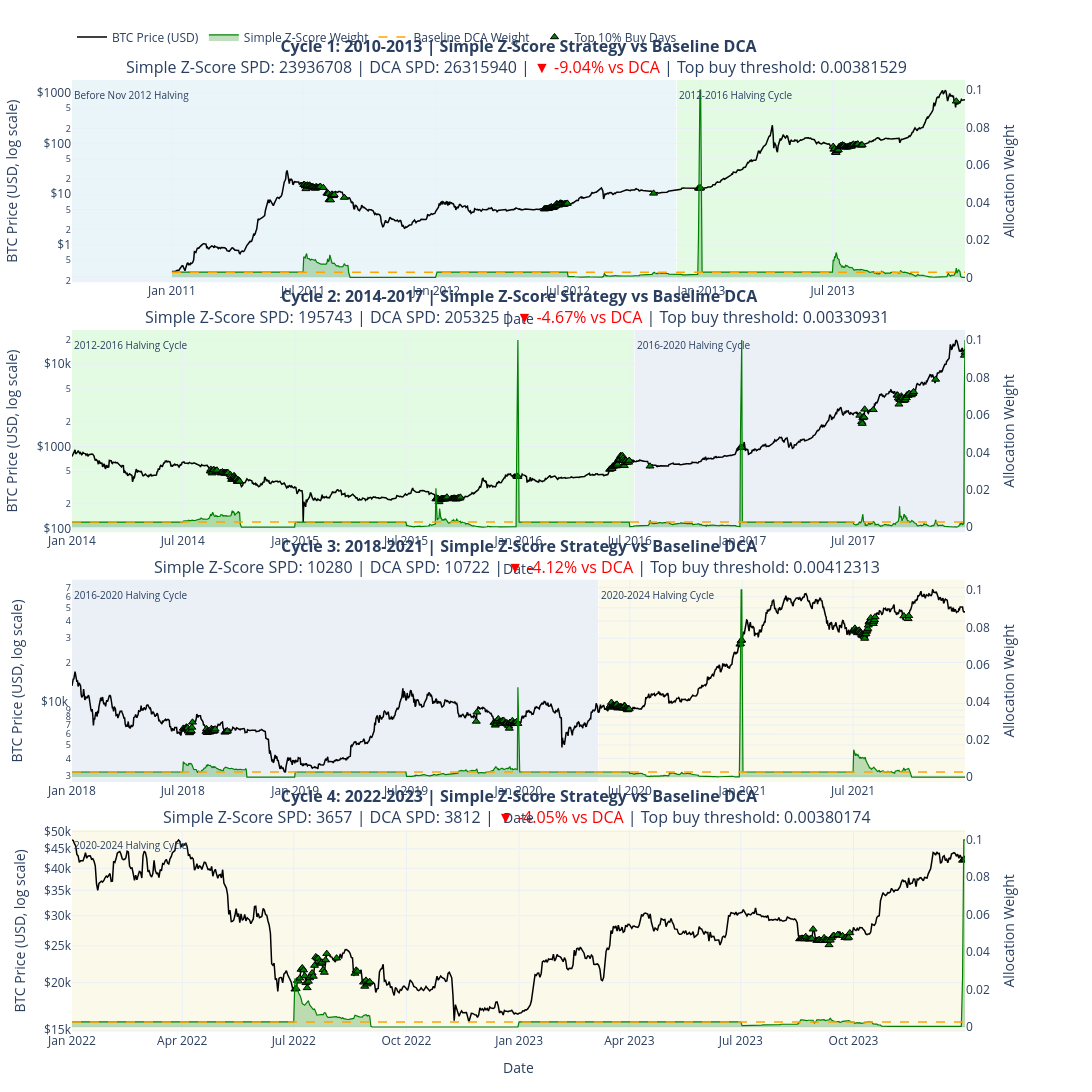

The notebook cell saved with this chart:
### Code cell
cols = plots.StrategyColumns(
    weight="dynamic_weight",
    spd="sats_per_dollar_dynamic",
    sats_accum="sats_accum_dynamic",
)

# Combine all 4 cycles into one DataFrame
combined_plot_df = pd.concat(
    [r["plot_df"] for r in cycle_results.values()]
).sort_values("date").reset_index(drop=True)

# per cycle plots
cycle_plots = plots.plot_strategy_by_cycle(combined_plot_df, cols, "Simple Z-Score")
plt.show()

### Figure 1 — Plotly figure (JSON) as saved in the notebook; plotly's stock layout.template omitted (floating-point values rounded to 4 significant figures; data arrays with more than 128 entries replaced by an {"elided": "..."} marker saying what was removed)
{"data": [{"customdata": {"elided": "1095x6 float values"}, "hovertemplate": "<b>Date</b>: %{x|%Y-%m-%d}<br><b>BTC Price</b>: $%{y:,.2f}<br><b>Simple Z-Score Weight</b>: %{customdata[0]:.8f}<br><b>DCA Weight</b>: %{customdata[1]:.8f}<br><b>Simple Z-Score sats/$</b>: %{customdata[2]:,.2f}<br><b>DCA sats/$</b>: %{customdata[3]:,.2f}<br><b>Simple Z-Score sats accumulated</b>: %{customdata[4]:,.2f}<br><b>DCA sats accumulated</b>: %{customdata[5]:,.2f}<extra></extra>", "line": {"color": "black", "width": 1.5}, "mode": "lines", "name": "BTC Price (USD)", "showlegend": true, "type": "scatter", "x": {"elided": "1095 str values"}, "xaxis": "x", "y": {"elided": "1095 float values"}, "yaxis": "y"}, {"customdata": {"elided": "1095x3 float values"}, "fill": "tozeroy", "fillcolor": "rgba(0,128,0,0.25)", "hovertemplate": "<b>Date</b>: %{x|%Y-%m-%d}<br><b>Simple Z-Score Weight</b>: %{y:.8f}<br><b>BTC Price</b>: $%{customdata[0]:,.2f}<br><b>Simple Z-Score sats/$</b>: %{customdata[1]:,.2f}<br><b>Simple Z-Score sats accumulated</b>: %{customdata[2]:,.2f}<extra></extra>", "line": {"color": "green", "width": 1.2}, "mode": "lines", "name": "Simple Z-Score Weight", "showlegend": true, "type": "scatter", "x": {"elided": "1095 str values"}, "xaxis": "x", "y": {"elided": "1095 float values"}, "yaxis": "y2"}, {"customdata": {"elided": "1095x3 float values"}, "hovertemplate": "<b>Date</b>: %{x|%Y-%m-%d}<br><b>DCA Weight</b>: %{y:.8f}<br><b>BTC Price</b>: $%{customdata[0]:,.2f}<br><b>DCA sats/$</b>: %{customdata[1]:,.2f}<br><b>DCA sats accumulated</b>: %{customdata[2]:,.2f}<extra></extra>", "line": {"color": "orange", "dash": "dash", "width": 1.5}, "mode": "lines", "name": "Baseline DCA Weight", "showlegend": true, "type": "scatter", "x": {"elided": "1095 str values"}, "xaxis": "x", "y": {"elided": "1095 float values"}, "yaxis": "y2"}, {"customdata": [[0.01094], [0.01062], [0.01034], [0.01187], [0.01273], [0.01016], [0.00996], [0.01019], [0.009866], [0.009218], [0.009702], [0.009682], [0.009523], [0.009276], [0.00925], [0.009136], [0.009452], [0.008489], [0.008053], [0.007919], [0.007841], [0.007645], [0.007533], [0.007199], [0.007168], [0.007706], [0.009928], [0.008322], [0.008948], [0.01197], [0.01005], [0.009766], [0.00763], [0.007498], [0.00775], [0.007602], [0.007306], [0.00274], [0.00274], [0.00274], [0.00274], [0.00274], [0.00274], [0.00274], [0.00274], [0.00274], [0.00274], [0.00274], [0.00274], [0.00274], [0.00274], [0.00274], [0.00274], [0.00274], [0.00274], [0.00274], [0.00274], [0.00274], [0.00274], [0.00274], [0.00274], [0.00274], [0.00274], [0.00274], [0.00274], [0.00274], [0.00274], [0.00274], [0.00274], [0.00274], [0.002796], [0.02131], [0.1], [0.1], [0.1], [0.00938], [0.008692], [0.01116], [0.01051], [0.01325], [0.01229], [0.0101], [0.009976], [0.009559], [0.007189], [0.006949], [0.006138], [0.005509], [0.006005], [0.005355], [0.005541], [0.005303], [0.006381], [0.006007], [0.006258], [0.005872], [0.005864], [0.005286], [0.005309], [0.005046], [0.005127], [0.005293], [0.004736], [0.004401], [0.004148], [0.004118], [0.004127], [0.004101], [0.00428], [0.004289], [0.004255], [0.004889]], "hovertemplate": "<b>Top Buy Date</b>: %{x|%Y-%m-%d}<br><b>BTC Price</b>: $%{y:,.2f}<br><b>Simple Z-Score Weight</b>: %{customdata[0]:.8f}<extra></extra>", "marker": {"color": "green", "line": {"color": "black", "width": 1}, "size": 7, "symbol": "triangle-up"}, "mode": "markers", "name": "Top 10% Buy Days", "showlegend": true, "type": "scatter", "x": ["2011-07-02T00:00:00.000000", "2011-07-03T00:00:00.000000", "2011-07-04T00:00:00.000000", "2011-07-05T00:00:00.000000", "2011-07-06T00:00:00.000000", "2011-07-07T00:00:00.000000", "2011-07-08T00:00:00.000000", "2011-07-09T00:00:00.000000", "2011-07-10T00:00:00.000000", "2011-07-11T00:00:00.000000", "2011-07-12T00:00:00.000000", "2011-07-13T00:00:00.000000", "2011-07-14T00:00:00.000000", "2011-07-15T00:00:00.000000", "2011-07-16T00:00:00.000000", "2011-07-17T00:00:00.000000", "2011-07-18T00:00:00.000000", "2011-07-19T00:00:00.000000", "2011-07-20T00:00:00.000000", "2011-07-21T00:00:00.000000", "2011-07-22T00:00:00.000000", "2011-07-23T00:00:00.000000", "2011-07-24T00:00:00.000000", "2011-07-25T00:00:00.000000", "2011-07-29T00:00:00.000000", "2011-08-03T00:00:00.000000", "2011-08-04T00:00:00.000000", "2011-08-05T00:00:00.000000", "2011-08-06T00:00:00.000000", "2011-08-07T00:00:00.000000", "2011-08-08T00:00:00.000000", "2011-08-09T00:00:00.000000", "2011-08-10T00:00:00.000000", "2011-08-11T00:00:00.000000", "2011-08-12T00:00:00.000000", "2011-08-13T00:00:00.000000", "2011-08-27T00:00:00.000000", "2012-05-29T00:00:00.000000", "2012-05-30T00:00:00.000000", "2012-05-31T00:00:00.000000", "2012-06-01T00:00:00.000000", "2012-06-02T00:00:00.000000", "2012-06-03T00:00:00.000000", "2012-06-04T00:00:00.000000", "2012-06-05T00:00:00.000000", "2012-06-06T00:00:00.000000", "2012-06-07T00:00:00.000000", "2012-06-08T00:00:00.000000", "2012-06-09T00:00:00.000000", "2012-06-10T00:00:00.000000", "2012-06-11T00:00:00.000000", "2012-06-12T00:00:00.000000", "2012-06-13T00:00:00.000000", "2012-06-14T00:00:00.000000", "2012-06-15T00:00:00.000000", "2012-06-16T00:00:00.000000", "2012-06-17T00:00:00.000000", "2012-06-18T00:00:00.000000", "2012-06-19T00:00:00.000000", "2012-06-20T00:00:00.000000", "2012-06-21T00:00:00.000000", "2012-06-22T00:00:00.000000", "2012-06-23T00:00:00.000000", "2012-06-24T00:00:00.000000", "2012-06-25T00:00:00.000000", "2012-06-26T00:00:00.000000", "2012-06-27T00:00:00.000000", "2012-06-28T00:00:00.000000", "2012-06-29T00:00:00.000000", "2012-06-30T00:00:00.000000", "2012-10-27T00:00:00.000000", "2012-12-28T00:00:00.000000", "2012-12-29T00:00:00.000000", "2012-12-30T00:00:00.000000", "2012-12-31T00:00:00.000000", "2013-07-02T00:00:00.000000", "2013-07-03T00:00:00.000000", "2013-07-04T00:00:00.000000", "2013-07-05T00:00:00.000000", "2013-07-06T00:00:00.000000", "2013-07-07T00:00:00.000000", "2013-07-08T00:00:00.000000", "2013-07-09T00:00:00.000000", "2013-07-10T00:00:00.000000", "2013-07-11T00:00:00.000000", "2013-07-12T00:00:00.000000", "2013-07-13T00:00:00.000000", "2013-07-14T00:00:00.000000", "2013-07-15T00:00:00.000000", "2013-07-16T00:00:00.000000", "2013-07-17T00:00:00.000000", "2013-07-18T00:00:00.000000", "2013-07-19T00:00:00.000000", "2013-07-20T00:00:00.000000", "2013-07-21T00:00:00.000000", "2013-07-22T00:00:00.000000", "2013-07-23T00:00:00.000000", "2013-07-24T00:00:00.000000", "2013-07-25T00:00:00.000000", "2013-07-26T00:00:00.000000", "2013-07-27T00:00:00.000000", "2013-07-28T00:00:00.000000", "2013-07-29T00:00:00.000000", "2013-07-30T00:00:00.000000", "2013-08-02T00:00:00.000000", "2013-08-03T00:00:00.000000", "2013-08-04T00:00:00.000000", "2013-08-05T00:00:00.000000", "2013-08-09T00:00:00.000000", "2013-08-10T00:00:00.000000", "2013-08-11T00:00:00.000000", "2013-12-19T00:00:00.000000"], "xaxis": "x", "y": [15.53, 15.48, 14.48, 12.8, 14.8, 15.16, 14.35, 14.39, 15.08, 14.37, 14.15, 14.03, 13.93, 13.9, 13.62, 13.34, 13.03, 14.04, 13.69, 13.66, 13.65, 13.64, 13.86, 14.2, 13.51, 10.45, 10.58, 10.27, 7.82, 7.72, 7.74, 9.72, 10.0, 9.47, 9.32, 9.8, 8.63, 5.11, 5.14, 5.17, 5.22, 5.19, 5.19, 5.22, 5.36, 5.41, 5.53, 5.61, 5.48, 5.42, 5.52, 5.71, 5.86, 5.91, 6.42, 6.41, 6.19, 6.06, 6.46, 6.64, 6.64, 6.59, 6.45, 6.4, 6.26, 6.41, 6.49, 6.5, 6.52, 6.61, 10.43, 13.18, 13.11, 13.2, 13.24, 87.75, 77.01, 79.0, 67.14, 66.34, 71.98, 74.4, 75.01, 85.91, 87.4, 88.66, 91.6, 90.03, 93.75, 91.55, 91.03, 85.0, 86.29, 84.94, 85.81, 85.61, 86.88, 88.3, 90.16, 90.1, 88.16, 92.64, 93.39, 96.95, 95.78, 95.53, 96.38, 97.81, 92.72, 93.24, 94.09, 685.3], "yaxis": "y"}, {"customdata": {"elided": "1460x6 float values"}, "hovertemplate": "<b>Date</b>: %{x|%Y-%m-%d}<br><b>BTC Price</b>: $%{y:,.2f}<br><b>Simple Z-Score Weight</b>: %{customdata[0]:.8f}<br><b>DCA Weight</b>: %{customdata[1]:.8f}<br><b>Simple Z-Score sats/$</b>: %{customdata[2]:,.2f}<br><b>DCA sats/$</b>: %{customdata[3]:,.2f}<br><b>Simple Z-Score sats accumulated</b>: %{customdata[4]:,.2f}<br><b>DCA sats accumulated</b>: %{customdata[5]:,.2f}<extra></extra>", "line": {"color": "black", "width": 1.5}, "mode": "lines", "name": "BTC Price (USD)", "showlegend": false, "type": "scatter", "x": {"elided": "1460 str values"}, "xaxis": "x2", "y": {"elided": "1460 float values"}, "yaxis": "y3"}, {"customdata": {"elided": "1460x3 float values"}, "fill": "tozeroy", "fillcolor": "rgba(0,128,0,0.25)", "hovertemplate": "<b>Date</b>: %{x|%Y-%m-%d}<br><b>Simple Z-Score Weight</b>: %{y:.8f}<br><b>BTC Price</b>: $%{customdata[0]:,.2f}<br><b>Simple Z-Score sats/$</b>: %{customdata[1]:,.2f}<br><b>Simple Z-Score sats accumulated</b>: %{customdata[2]:,.2f}<extra></extra>", "line": {"color": "green", "width": 1.2}, "mode": "lines", "name": "Simple Z-Score Weight", "showlegend": false, "type": "scatter", "x": {"elided": "1460 str values"}, "xaxis": "x2", "y": {"elided": "1460 float values"}, "yaxis": "y4"}, {"customdata": {"elided": "1460x3 float values"}, "hovertemplate": "<b>Date</b>: %{x|%Y-%m-%d}<br><b>DCA Weight</b>: %{y:.8f}<br><b>BTC Price</b>: $%{customdata[0]:,.2f}<br><b>DCA sats/$</b>: %{customdata[1]:,.2f}<br><b>DCA sats accumulated</b>: %{customdata[2]:,.2f}<extra></extra>", "line": {"color": "orange", "dash": "dash", "width": 1.5}, "mode": "lines", "name": "Baseline DCA Weight", "showlegend": false, "type": "scatter", "x": {"elided": "1460 str values"}, "xaxis": "x2", "y": {"elided": "1460 float values"}, "yaxis": "y4"}, {"customdata": {"elided": "148x1 float values"}, "hovertemplate": "<b>Top Buy Date</b>: %{x|%Y-%m-%d}<br><b>BTC Price</b>: $%{y:,.2f}<br><b>Simple Z-Score Weight</b>: %{customdata[0]:.8f}<extra></extra>", "marker": {"color": "green", "line": {"color": "black", "width": 1}, "size": 7, "symbol": "triangle-up"}, "mode": "markers", "name": "Top 10% Buy Days", "showlegend": false, "type": "scatter", "x": {"elided": "148 str values"}, "xaxis": "x2", "y": {"elided": "148 float values"}, "yaxis": "y3"}, {"customdata": {"elided": "1460x6 float values"}, "hovertemplate": "<b>Date</b>: %{x|%Y-%m-%d}<br><b>BTC Price</b>: $%{y:,.2f}<br><b>Simple Z-Score Weight</b>: %{customdata[0]:.8f}<br><b>DCA Weight</b>: %{customdata[1]:.8f}<br><b>Simple Z-Score sats/$</b>: %{customdata[2]:,.2f}<br><b>DCA sats/$</b>: %{customdata[3]:,.2f}<br><b>Simple Z-Score sats accumulated</b>: %{customdata[4]:,.2f}<br><b>DCA sats accumulated</b>: %{customdata[5]:,.2f}<extra></extra>", "line": {"color": "black", "width": 1.5}, "mode": "lines", "name": "BTC Price (USD)", "showlegend": false, "type": "scatter", "x": {"elided": "1460 str values"}, "xaxis": "x3", "y": {"elided": "1460 float values"}, "yaxis": "y5"}, {"customdata": {"elided": "1460x3 float values"}, "fill": "tozeroy", "fillcolor": "rgba(0,128,0,0.25)", "hovertemplate": "<b>Date</b>: %{x|%Y-%m-%d}<br><b>Simple Z-Score Weight</b>: %{y:.8f}<br><b>BTC Price</b>: $%{customdata[0]:,.2f}<br><b>Simple Z-Score sats/$</b>: %{customdata[1]:,.2f}<br><b>Simple Z-Score sats accumulated</b>: %{customdata[2]:,.2f}<extra></extra>", "line": {"color": "green", "width": 1.2}, "mode": "lines", "name": "Simple Z-Score Weight", "showlegend": false, "type": "scatter", "x": {"elided": "1460 str values"}, "xaxis": "x3", "y": {"elided": "1460 float values"}, "yaxis": "y6"}, {"customdata": {"elided": "1460x3 float values"}, "hovertemplate": "<b>Date</b>: %{x|%Y-%m-%d}<br><b>DCA Weight</b>: %{y:.8f}<br><b>BTC Price</b>: $%{customdata[0]:,.2f}<br><b>DCA sats/$</b>: %{customdata[1]:,.2f}<br><b>DCA sats accumulated</b>: %{customdata[2]:,.2f}<extra></extra>", "line": {"color": "orange", "dash": "dash", "width": 1.5}, "mode": "lines", "name": "Baseline DCA Weight", "showlegend": false, "type": "scatter", "x": {"elided": "1460 str values"}, "xaxis": "x3", "y": {"elided": "1460 float values"}, "yaxis": "y6"}, {"customdata": {"elided": "148x1 float values"}, "hovertemplate": "<b>Top Buy Date</b>: %{x|%Y-%m-%d}<br><b>BTC Price</b>: $%{y:,.2f}<br><b>Simple Z-Score Weight</b>: %{customdata[0]:.8f}<extra></extra>", "marker": {"color": "green", "line": {"color": "black", "width": 1}, "size": 7, "symbol": "triangle-up"}, "mode": "markers", "name": "Top 10% Buy Days", "showlegend": false, "type": "scatter", "x": {"elided": "148 str values"}, "xaxis": "x3", "y": {"elided": "148 float values"}, "yaxis": "y5"}, {"customdata": {"elided": "730x6 float values"}, "hovertemplate": "<b>Date</b>: %{x|%Y-%m-%d}<br><b>BTC Price</b>: $%{y:,.2f}<br><b>Simple Z-Score Weight</b>: %{customdata[0]:.8f}<br><b>DCA Weight</b>: %{customdata[1]:.8f}<br><b>Simple Z-Score sats/$</b>: %{customdata[2]:,.2f}<br><b>DCA sats/$</b>: %{customdata[3]:,.2f}<br><b>Simple Z-Score sats accumulated</b>: %{customdata[4]:,.2f}<br><b>DCA sats accumulated</b>: %{customdata[5]:,.2f}<extra></extra>", "line": {"color": "black", "width": 1.5}, "mode": "lines", "name": "BTC Price (USD)", "showlegend": false, "type": "scatter", "x": {"elided": "730 str values"}, "xaxis": "x4", "y": {"elided": "730 float values"}, "yaxis": "y7"}, {"customdata": {"elided": "730x3 float values"}, "fill": "tozeroy", "fillcolor": "rgba(0,128,0,0.25)", "hovertemplate": "<b>Date</b>: %{x|%Y-%m-%d}<br><b>Simple Z-Score Weight</b>: %{y:.8f}<br><b>BTC Price</b>: $%{customdata[0]:,.2f}<br><b>Simple Z-Score sats/$</b>: %{customdata[1]:,.2f}<br><b>Simple Z-Score sats accumulated</b>: %{customdata[2]:,.2f}<extra></extra>", "line": {"color": "green", "width": 1.2}, "mode": "lines", "name": "Simple Z-Score Weight", "showlegend": false, "type": "scatter", "x": {"elided": "730 str values"}, "xaxis": "x4", "y": {"elided": "730 float values"}, "yaxis": "y8"}, {"customdata": {"elided": "730x3 float values"}, "hovertemplate": "<b>Date</b>: %{x|%Y-%m-%d}<br><b>DCA Weight</b>: %{y:.8f}<br><b>BTC Price</b>: $%{customdata[0]:,.2f}<br><b>DCA sats/$</b>: %{customdata[1]:,.2f}<br><b>DCA sats accumulated</b>: %{customdata[2]:,.2f}<extra></extra>", "line": {"color": "orange", "dash": "dash", "width": 1.5}, "mode": "lines", "name": "Baseline DCA Weight", "showlegend": false, "type": "scatter", "x": {"elided": "730 str values"}, "xaxis": "x4", "y": {"elided": "730 float values"}, "yaxis": "y8"}, {"customdata": [[0.02598], [0.02397], [0.02196], [0.01798], [0.01708], [0.01526], [0.0125], [0.01209], [0.01163], [0.01245], [0.01346], [0.01406], [0.01184], [0.01086], [0.01005], [0.009283], [0.009553], [0.007423], [0.006353], [0.00643], [0.006353], [0.006653], [0.00674], [0.006513], [0.007615], [0.007485], [0.005828], [0.005585], [0.00627], [0.005927], [0.005574], [0.006205], [0.006281], [0.006611], [0.005889], [0.006183], [0.005896], [0.00325], [0.003818], [0.003766], [0.003645], [0.003694], [0.003766], [0.003365], [0.00361], [0.003711], [0.003752], [0.003656], [0.003621], [0.003802], [0.003928], [0.003846], [0.003723], [0.003898], [0.003902], [0.003916], [0.003388], [0.003737], [0.003742], [0.003803], [0.004629], [0.003765], [0.00333], [0.003041], [0.003038], [0.003041], [0.003025], [0.003348], [0.003303], [0.003377], [0.003222], [0.02624], [0.1], [0.1]], "hovertemplate": "<b>Top Buy Date</b>: %{x|%Y-%m-%d}<br><b>BTC Price</b>: $%{y:,.2f}<br><b>Simple Z-Score Weight</b>: %{customdata[0]:.8f}<extra></extra>", "marker": {"color": "green", "line": {"color": "black", "width": 1}, "size": 7, "symbol": "triangle-up"}, "mode": "markers", "name": "Top 10% Buy Days", "showlegend": false, "type": "scatter", "x": ["2022-07-02T00:00:00.000000", "2022-07-03T00:00:00.000000", "2022-07-04T00:00:00.000000", "2022-07-05T00:00:00.000000", "2022-07-06T00:00:00.000000", "2022-07-07T00:00:00.000000", "2022-07-08T00:00:00.000000", "2022-07-09T00:00:00.000000", "2022-07-10T00:00:00.000000", "2022-07-11T00:00:00.000000", "2022-07-12T00:00:00.000000", "2022-07-13T00:00:00.000000", "2022-07-14T00:00:00.000000", "2022-07-15T00:00:00.000000", "2022-07-16T00:00:00.000000", "2022-07-17T00:00:00.000000", "2022-07-18T00:00:00.000000", "2022-07-19T00:00:00.000000", "2022-07-20T00:00:00.000000", "2022-07-21T00:00:00.000000", "2022-07-22T00:00:00.000000", "2022-07-23T00:00:00.000000", "2022-07-24T00:00:00.000000", "2022-07-25T00:00:00.000000", "2022-07-26T00:00:00.000000", "2022-07-27T00:00:00.000000", "2022-07-28T00:00:00.000000", "2022-08-05T00:00:00.000000", "2022-08-20T00:00:00.000000", "2022-08-21T00:00:00.000000", "2022-08-22T00:00:00.000000", "2022-08-27T00:00:00.000000", "2022-08-28T00:00:00.000000", "2022-08-29T00:00:00.000000", "2022-08-30T00:00:00.000000", "2022-08-31T00:00:00.000000", "2022-09-01T00:00:00.000000", "2023-08-18T00:00:00.000000", "2023-08-19T00:00:00.000000", "2023-08-20T00:00:00.000000", "2023-08-21T00:00:00.000000", "2023-08-22T00:00:00.000000", "2023-08-23T00:00:00.000000", "2023-08-24T00:00:00.000000", "2023-08-25T00:00:00.000000", "2023-08-26T00:00:00.000000", "2023-08-27T00:00:00.000000", "2023-08-28T00:00:00.000000", "2023-08-29T00:00:00.000000", "2023-09-01T00:00:00.000000", "2023-09-02T00:00:00.000000", "2023-09-03T00:00:00.000000", "2023-09-04T00:00:00.000000", "2023-09-05T00:00:00.000000", "2023-09-06T00:00:00.000000", "2023-09-07T00:00:00.000000", "2023-09-08T00:00:00.000000", "2023-09-09T00:00:00.000000", "2023-09-10T00:00:00.000000", "2023-09-11T00:00:00.000000", "2023-09-12T00:00:00.000000", "2023-09-13T00:00:00.000000", "2023-09-14T00:00:00.000000", "2023-09-15T00:00:00.000000", "2023-09-18T00:00:00.000000", "2023-09-22T00:00:00.000000", "2023-09-24T00:00:00.000000", "2023-09-25T00:00:00.000000", "2023-09-26T00:00:00.000000", "2023-09-27T00:00:00.000000", "2023-09-28T00:00:00.000000", "2023-12-29T00:00:00.000000", "2023-12-30T00:00:00.000000", "2023-12-31T00:00:00.000000"], "xaxis": "x4", "y": [19210.0, 19290.0, 20250.0, 20170.0, 20550.0, 21660.0, 21860.0, 21580.0, 20840.0, 19980.0, 19370.0, 20150.0, 20580.0, 20820.0, 21200.0, 20760.0, 22190.0, 23380.0, 23220.0, 23150.0, 22700.0, 22450.0, 22620.0, 21620.0, 21270.0, 22940.0, 23840.0, 23200.0, 21150.0, 21560.0, 21410.0, 20040.0, 19540.0, 20270.0, 19810.0, 20030.0, 20110.0, 26060.0, 26090.0, 26170.0, 26130.0, 26060.0, 26430.0, 26120.0, 26040.0, 26020.0, 26090.0, 26110.0, 27650.0, 25810.0, 25860.0, 25970.0, 25820.0, 25800.0, 25770.0, 26250.0, 25910.0, 25900.0, 25840.0, 25140.0, 25850.0, 26220.0, 26510.0, 26610.0, 26730.0, 26570.0, 26260.0, 26310.0, 26190.0, 26310.0, 27030.0, 41970.0, 42210.0, 42240.0], "yaxis": "y7"}], "layout": {"annotations": [{"font": {"size": 16}, "showarrow": false, "text": "<b>Cycle 1: 2010-2013 | Simple Z-Score Strategy vs Baseline DCA</b><br>Simple Z-Score SPD: 23936708 | DCA SPD: 26315940 | <span style='color:red;'>▼ -9.04% vs DCA</span> | Top buy threshold: 0.00381529 <br>", "x": 0.47, "xanchor": "center", "xref": "paper", "y": 1.0, "yanchor": "bottom", "yref": "paper"}, {"font": {"size": 16}, "showarrow": false, "text": "<b>Cycle 2: 2014-2017 | Simple Z-Score Strategy vs Baseline DCA</b><br>Simple Z-Score SPD: 195743 | DCA SPD: 205325 | <span style='color:red;'>▼ -4.67% vs DCA</span> | Top buy threshold: 0.00330931 <br>", "x": 0.47, "xanchor": "center", "xref": "paper", "y": 0.7375, "yanchor": "bottom", "yref": "paper"}, {"font": {"size": 16}, "showarrow": false, "text": "<b>Cycle 3: 2018-2021 | Simple Z-Score Strategy vs Baseline DCA</b><br>Simple Z-Score SPD: 10280 | DCA SPD: 10722 | <span style='color:red;'>▼ -4.12% vs DCA</span> | Top buy threshold: 0.00412313 <br>", "x": 0.47, "xanchor": "center", "xref": "paper", "y": 0.475, "yanchor": "bottom", "yref": "paper"}, {"font": {"size": 16}, "showarrow": false, "text": "<b>Cycle 4: 2022-2023 | Simple Z-Score Strategy vs Baseline DCA</b><br>Simple Z-Score SPD: 3657 | DCA SPD: 3812 | <span style='color:red;'>▼ -4.05% vs DCA</span> | Top buy threshold: 0.00380174 <br>", "x": 0.47, "xanchor": "center", "xref": "paper", "y": 0.2125, "yanchor": "bottom", "yref": "paper"}, {"font": {"size": 10}, "showarrow": false, "text": "Before Nov 2012 Halving", "x": "2010-08-16T00:00:00", "xanchor": "left", "xref": "x", "y": 0.97, "yanchor": "top", "yref": "y domain"}, {"font": {"size": 10}, "showarrow": false, "text": "2012-2016 Halving Cycle", "x": "2012-11-28T00:00:00", "xanchor": "left", "xref": "x", "y": 0.97, "yanchor": "top", "yref": "y domain"}, {"font": {"size": 10}, "showarrow": false, "text": "2012-2016 Halving Cycle", "x": "2014-01-01T00:00:00", "xanchor": "left", "xref": "x2", "y": 0.97, "yanchor": "top", "yref": "y3 domain"}, {"font": {"size": 10}, "showarrow": false, "text": "2016-2020 Halving Cycle", "x": "2016-07-09T00:00:00", "xanchor": "left", "xref": "x2", "y": 0.97, "yanchor": "top", "yref": "y3 domain"}, {"font": {"size": 10}, "showarrow": false, "text": "2016-2020 Halving Cycle", "x": "2018-01-01T00:00:00", "xanchor": "left", "xref": "x3", "y": 0.97, "yanchor": "top", "yref": "y5 domain"}, {"font": {"size": 10}, "showarrow": false, "text": "2020-2024 Halving Cycle", "x": "2020-05-11T00:00:00", "xanchor": "left", "xref": "x3", "y": 0.97, "yanchor": "top", "yref": "y5 domain"}, {"font": {"size": 10}, "showarrow": false, "text": "2020-2024 Halving Cycle", "x": "2022-01-01T00:00:00", "xanchor": "left", "xref": "x4", "y": 0.97, "yanchor": "top", "yref": "y7 domain"}], "height": 2280, "hovermode": "x unified", "legend": {"orientation": "h", "x": 0, "xanchor": "left", "y": 1.03, "yanchor": "bottom"}, "margin": {"b": 60, "l": 70, "r": 70, "t": 80}, "shapes": [{"fillcolor": "rgba(173, 216, 230, 0.25)", "layer": "below", "line": {"width": 0}, "opacity": 1.0, "type": "rect", "x0": "2010-08-16T00:00:00", "x1": "2012-11-27T00:00:00", "xref": "x", "y0": 0, "y1": 1, "yref": "y domain"}, {"fillcolor": "rgba(144, 238, 144, 0.25)", "layer": "below", "line": {"width": 0}, "opacity": 1.0, "type": "rect", "x0": "2012-11-28T00:00:00", "x1": "2013-12-31T00:00:00", "xref": "x", "y0": 0, "y1": 1, "yref": "y domain"}, {"fillcolor": "rgba(144, 238, 144, 0.25)", "layer": "below", "line": {"width": 0}, "opacity": 1.0, "type": "rect", "x0": "2014-01-01T00:00:00", "x1": "2016-07-08T00:00:00", "xref": "x2", "y0": 0, "y1": 1, "yref": "y3 domain"}, {"fillcolor": "rgba(176, 196, 222, 0.25)", "layer": "below", "line": {"width": 0}, "opacity": 1.0, "type": "rect", "x0": "2016-07-09T00:00:00", "x1": "2017-12-31T00:00:00", "xref": "x2", "y0": 0, "y1": 1, "yref": "y3 domain"}, {"fillcolor": "rgba(176, 196, 222, 0.25)", "layer": "below", "line": {"width": 0}, "opacity": 1.0, "type": "rect", "x0": "2018-01-01T00:00:00", "x1": "2020-05-10T00:00:00", "xref": "x3", "y0": 0, "y1": 1, "yref": "y5 domain"}, {"fillcolor": "rgba(238, 232, 170, 0.25)", "layer": "below", "line": {"width": 0}, "opacity": 1.0, "type": "rect", "x0": "2020-05-11T00:00:00", "x1": "2021-12-31T00:00:00", "xref": "x3", "y0": 0, "y1": 1, "yref": "y5 domain"}, {"fillcolor": "rgba(238, 232, 170, 0.25)", "layer": "below", "line": {"width": 0}, "opacity": 1.0, "type": "rect", "x0": "2022-01-01T00:00:00", "x1": "2023-12-31T00:00:00", "xref": "x4", "y0": 0, "y1": 1, "yref": "y7 domain"}], "width": 1350, "xaxis": {"anchor": "y", "domain": [0.0, 0.94], "range": ["2010-08-16T00:00:00", "2013-12-31T00:00:00"], "showgrid": true, "title": {"text": "Date"}}, "xaxis2": {"anchor": "y3", "domain": [0.0, 0.94], "range": ["2014-01-01T00:00:00", "2017-12-31T00:00:00"], "showgrid": true, "title": {"text": "Date"}}, "xaxis3": {"anchor": "y5", "domain": [0.0, 0.94], "range": ["2018-01-01T00:00:00", "2021-12-31T00:00:00"], "showgrid": true, "title": {"text": "Date"}}, "xaxis4": {"anchor": "y7", "domain": [0.0, 0.94], "range": ["2022-01-01T00:00:00", "2023-12-31T00:00:00"], "showgrid": true, "title": {"text": "Date"}}, "yaxis": {"anchor": "x", "domain": [0.7875, 1.0], "showgrid": true, "tickprefix": "$", "title": {"text": "BTC Price (USD, log scale)"}, "type": "log"}, "yaxis2": {"anchor": "x", "overlaying": "y", "showgrid": false, "side": "right", "title": {"text": "Allocation Weight"}}, "yaxis3": {"anchor": "x2", "domain": [0.525, 0.7375], "showgrid": true, "tickprefix": "$", "title": {"text": "BTC Price (USD, log scale)"}, "type": "log"}, "yaxis4": {"anchor": "x2", "overlaying": "y3", "showgrid": false, "side": "right", "title": {"text": "Allocation Weight"}}, "yaxis5": {"anchor": "x3", "domain": [0.2625, 0.475], "showgrid": true, "tickprefix": "$", "title": {"text": "BTC Price (USD, log scale)"}, "type": "log"}, "yaxis6": {"anchor": "x3", "overlaying": "y5", "showgrid": false, "side": "right", "title": {"text": "Allocation Weight"}}, "yaxis7": {"anchor": "x4", "domain": [0.0, 0.2125], "showgrid": true, "tickprefix": "$", "title": {"text": "BTC Price (USD, log scale)"}, "type": "log"}, "yaxis8": {"anchor": "x4", "overlaying": "y7", "showgrid": false, "side": "right", "title": {"text": "Allocation Weight"}}}}
